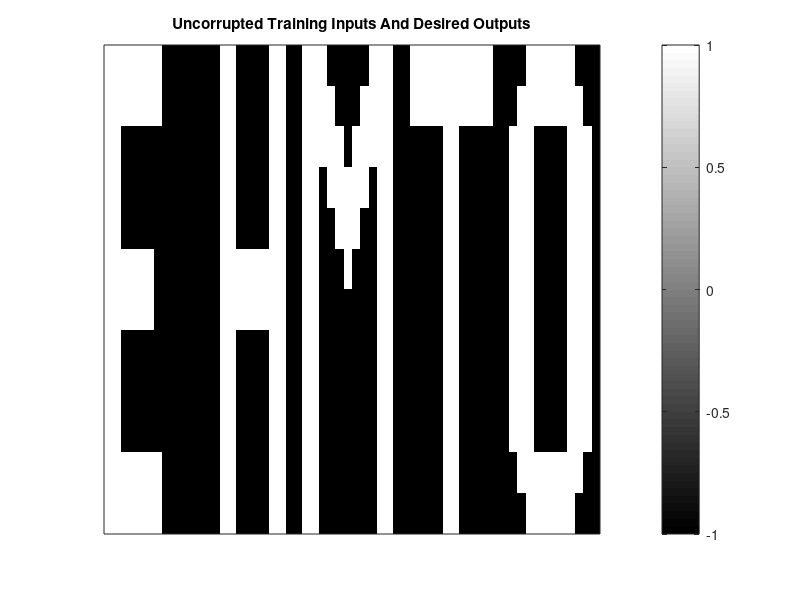
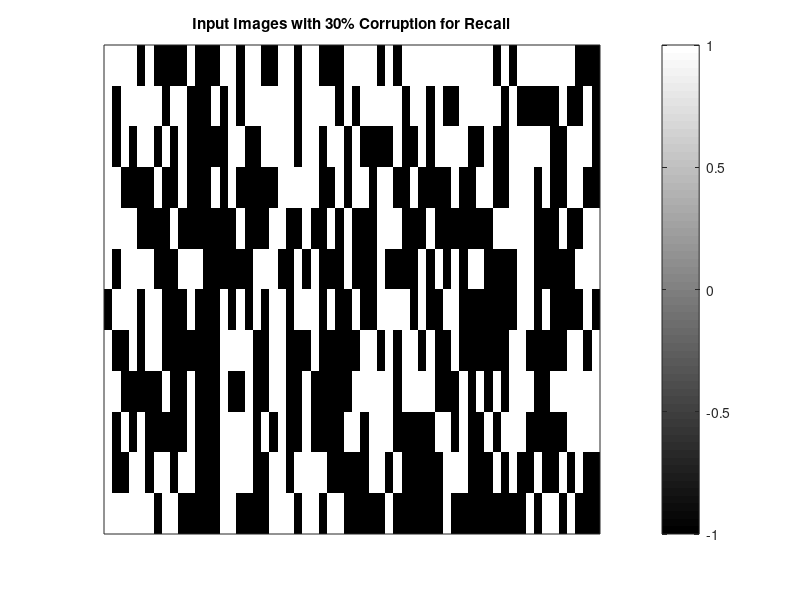
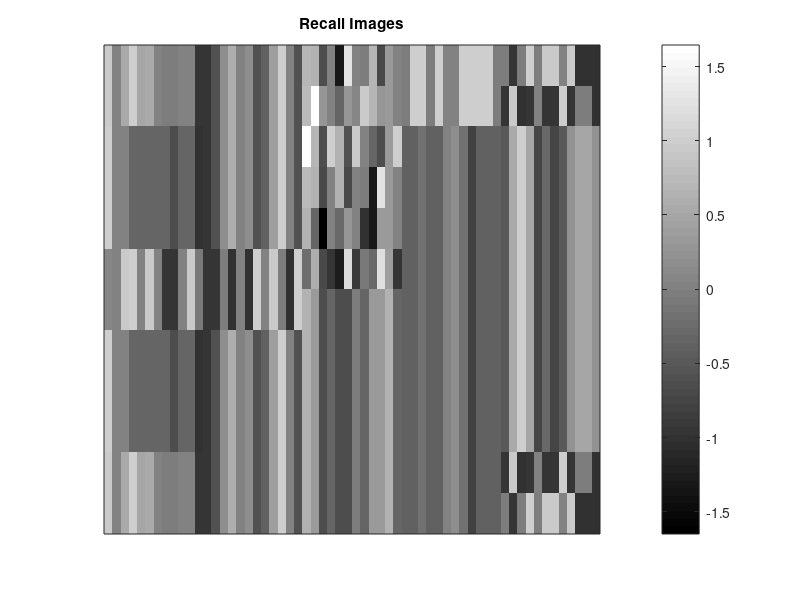
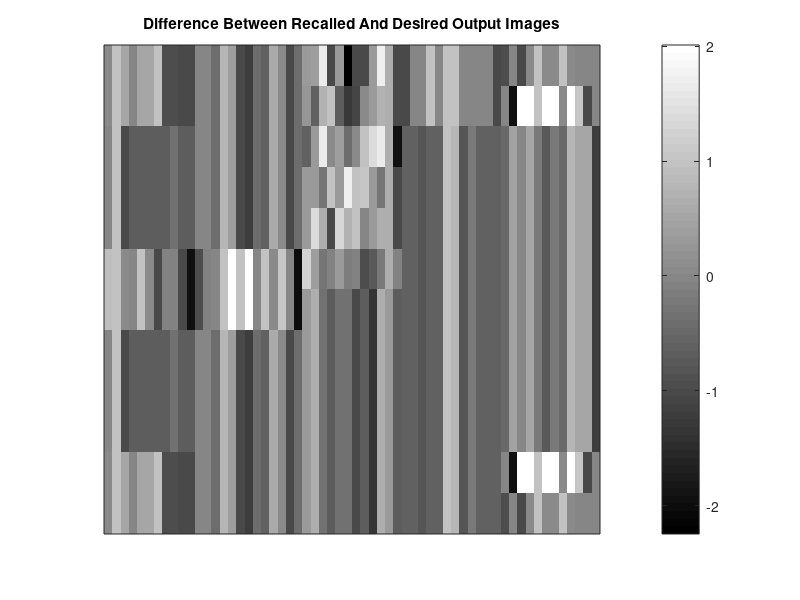

Reproduce these figures in MATLAB, in order.
function driver

E=[1 1 1 1 1 1 1 0 0 0 0 0;
   1 1 1 1 1 1 1 0 0 0 0 0;
   1 1 0 0 0 0 0 0 0 0 0 0;
   1 1 0 0 0 0 0 0 0 0 0 0;
   1 1 0 0 0 0 0 0 0 0 0 0;
   1 1 1 1 1 1 0 0 0 0 0 0;
   1 1 1 1 1 1 0 0 0 0 0 0;
   1 1 0 0 0 0 0 0 0 0 0 0;
   1 1 0 0 0 0 0 0 0 0 0 0;
   1 1 0 0 0 0 0 0 0 0 0 0;
   1 1 1 1 1 1 1 0 0 0 0 0;
   1 1 1 1 1 1 1 0 0 0 0 0];

H=[0 0 1 1 0 0 0 0 1 1 0 0;
   0 0 1 1 0 0 0 0 1 1 0 0;
   0 0 1 1 0 0 0 0 1 1 0 0;
   0 0 1 1 0 0 0 0 1 1 0 0;
   0 0 1 1 0 0 0 0 1 1 0 0;
   0 0 1 1 1 1 1 1 1 1 0 0;
   0 0 1 1 1 1 1 1 1 1 0 0;
   0 0 1 1 0 0 0 0 1 1 0 0;
   0 0 1 1 0 0 0 0 1 1 0 0;
   0 0 1 1 0 0 0 0 1 1 0 0;
   0 0 1 1 0 0 0 0 1 1 0 0;
   0 0 1 1 0 0 0 0 1 1 0 0];
  
T=[0 1 1 1 1 1 1 1 1 1 1 0;
   0 1 1 1 1 1 1 1 1 1 1 0;
   0 0 0 0 0 1 1 0 0 0 0 0;
   0 0 0 0 0 1 1 0 0 0 0 0;
   0 0 0 0 0 1 1 0 0 0 0 0;
   0 0 0 0 0 1 1 0 0 0 0 0;
   0 0 0 0 0 1 1 0 0 0 0 0;
   0 0 0 0 0 1 1 0 0 0 0 0;
   0 0 0 0 0 1 1 0 0 0 0 0;
   0 0 0 0 0 1 1 0 0 0 0 0;
   0 0 0 0 0 1 1 0 0 0 0 0;
   0 0 0 0 0 1 1 0 0 0 0 0];

zero=[0 0 0 1 1 1 1 1 1 0 0 0;
      0 0 1 1 1 1 1 1 1 1 0 0;
      0 1 1 1 0 0 0 0 1 1 1 0;
      0 1 1 1 0 0 0 0 1 1 1 0;
      0 1 1 1 0 0 0 0 1 1 1 0;
      0 1 1 1 0 0 0 0 1 1 1 0;
      0 1 1 1 0 0 0 0 1 1 1 0;
      0 1 1 1 0 0 0 0 1 1 1 0;
      0 1 1 1 0 0 0 0 1 1 1 0;
      0 1 1 1 0 0 0 0 1 1 1 0;
      0 0 1 1 1 1 1 1 1 1 0 0;
      0 0 0 1 1 1 1 1 1 0 0 0];

M=[1 1 1 0 0 0 0 0 1 1 1 0;
   1 1 1 1 0 0 0 1 1 1 1 0;
   1 1 1 1 1 0 1 1 1 1 1 0;
   1 1 0 1 1 1 1 1 0 1 1 0;
   1 1 0 0 1 1 1 0 0 1 1 0;
   1 1 0 0 0 1 0 0 0 1 1 0;
   1 1 0 0 0 0 0 0 0 1 1 0;
   1 1 0 0 0 0 0 0 0 1 1 0;
   1 1 0 0 0 0 0 0 0 1 1 0;
   1 1 0 0 0 0 0 0 0 1 1 0;
   1 1 0 0 0 0 0 0 0 1 1 0;
   1 1 0 0 0 0 0 0 0 1 1 0];

EBP=ones(size(E));
HBP=ones(size(H));
TBP=ones(size(T));
zeroBP=ones(size(zero));
MBP=ones(size(M));
for i=1:12
   for j=1:12      
      if E(i,j)==0
         EBP(i,j)=-1;
      end
      if H(i,j)==0
         HBP(i,j)=-1;
      end
      if T(i,j)==0
         TBP(i,j)=-1;
      end
      if zero(i,j)==0
         zeroBP(i,j)=-1;
      end
      if M(i,j)==0
         MBP(i,j)=-1;
      end
   end
end

mu = 0.1;
n = 100000;
tol = 0.4;
p = 30;

memoryE = corrmm(EBP, EBP, mu, n, tol);

corrupt_E = corrupt(EBP, p);

recallE = memoryE * corrupt_E;

diffE = EBP - recallE;

thresholdE = threshold_image(recallE);

diff_err_E = avg_abs_diff(EBP, recallE);

pct_mismatch_E = compute_mismatch(thresholdE, EBP);

disp('Difference Error for E: ')
disp(diff_err_E)

disp('Percentage Mismatch for E: ')
disp(pct_mismatch_E)


memoryH = corrmm(HBP, HBP, mu, n, tol);

corrupt_H = corrupt(HBP, p);

recallH = memoryH * corrupt_H;

diffH = HBP - recallH;

thresholdH = threshold_image(recallH);

diff_err_H = avg_abs_diff(HBP, recallH);

pct_mismatch_H = compute_mismatch(thresholdH, HBP);

disp('Difference Error for H: ')
disp(diff_err_H)

disp('Percentage Mismatch for H: ')
disp(pct_mismatch_H)


memoryM = corrmm(MBP, MBP, mu, n, tol);

corrupt_M = corrupt(MBP, p);

recallM = memoryM * corrupt_M;

diffM = MBP - recallM;

thresholdM = threshold_image(recallM);

diff_err_M = avg_abs_diff(MBP, recallM);

pct_mismatch_M = compute_mismatch(thresholdM, MBP);

disp('Difference Error for M: ')
disp(diff_err_M)

disp('Percentage Mismatch for M: ')
disp(pct_mismatch_M)


memoryT = corrmm(TBP, TBP, mu, n, tol);

corrupt_T = corrupt(TBP, p);

recallT = memoryT * corrupt_T;

diffT = TBP - recallT;

thresholdT = threshold_image(recallT);

diff_err_T = avg_abs_diff(TBP, recallT);

pct_mismatch_T = compute_mismatch(thresholdT, TBP);

disp('Difference Error for T: ')
disp(diff_err_T)

disp('Percentage Mismatch for T: ')
disp(pct_mismatch_T)


memoryzero = corrmm(zeroBP, zeroBP, mu, n, tol);

corrupt_zero = corrupt(zeroBP, p);

recallzero = memoryzero * corrupt_zero;

diffzero = zeroBP - recallzero;

thresholdzero = threshold_image(recallzero);

diff_err_zero = avg_abs_diff(zeroBP, recallzero);

pct_mismatch_zero = compute_mismatch(thresholdzero, zeroBP);

disp('Difference Error for zero: ')
disp(diff_err_zero)

disp('Percentage Mismatch for zero: ')
disp(pct_mismatch_zero)

memory_final = memoryE + memoryH + memoryM + memoryT + memoryzero;
imshow(memory_final * corrupt_E)

input_total = [EBP, HBP, MBP, TBP, zeroBP];

test_total = [corrupt_E, corrupt_H, corrupt_M, corrupt_T, corrupt_zero];

recall_total = [recallE, recallH, recallM, recallT, recallzero];

diff_total = [diffE, diffH, diffM, diffT, diffzero];

threshold_total = [thresholdE, thresholdH, thresholdM, thresholdT, thresholdzero];


figure
imagesc(input_total, [min(min(input_total)), max(max(input_total))])
colormap(gray)
colorbar
set(gca,'xtick',[]), set(gca,'ytick',[])
title('Uncorrupted Training Inputs And Desired Outputs')
saveas(gcf,'total_input.jpg')

figure
imagesc(test_total, [min(min(test_total)), max(max(test_total))])
colormap(gray)
colorbar
set(gca,'xtick',[]), set(gca,'ytick',[])
title(['Input Images with ', num2str(p), '% Corruption for Recall'])
saveas(gcf,'total_test.jpg')

figure
imagesc(recall_total, [min(min(recall_total)), max(max(recall_total))])
colormap(gray)
colorbar
set(gca,'xtick',[]), set(gca,'ytick',[])
title('Recall Images')
saveas(gcf,'total_recall.jpg')

figure
imagesc(diff_total, [min(min(diff_total)), max(max(diff_total))])
colormap(gray)
colorbar
set(gca,'xtick',[]), set(gca,'ytick',[])
title('Difference Between Recalled And Desired Output Images')
saveas(gcf,'total_diff.jpg')

figure
imagesc(threshold_total, [min(min(threshold_total)), max(max(threshold_total))])
colormap(gray)
colorbar
set(gca,'xtick',[]), set(gca,'ytick',[])
title('Thresholded Recalled Images')
saveas(gcf,'total_threshold.jpg')

end


function M=corrmm(X,Y,mu,n,tol)
[nx,mx]=size(X);
[ny,my]=size(Y);
%initialize the memory matrix
M=zeros(ny,nx);
for k=1:n %n is the maximum number of outer loop iterations
    % randomize the ordering of the vector in both X & Y
    RN=randperm(mx);
    X=X(:,[RN]);
    Y=Y(:,[RN]);
    for i=1:mx
        M=M+mu*(Y(:,i)-M*X(:,i))*X(:,i)';
    end
    if norm(Y-M*X)<=tol
        disp('Gradient Search Terminated ===>>> ||Y-M*X||<=tol')
        disp('Number of Iterations = '), disp(k*i)
        break
    end
end
end


function Y = corrupt(X, p)
[num_row, num_col] = size(X);
num_total_pixels = num_row * num_col;

num_corrupt_pixels = ceil(p/100 * num_total_pixels);
x_indices = zeros(1, num_corrupt_pixels);
y_indices = zeros(1, num_corrupt_pixels);

Y = X;

for i = 1:num_corrupt_pixels
    rand_x = ceil(rand() * num_col);
    rand_y = ceil(rand() * num_row);
    
    while includes(x_indices, y_indices, rand_x, rand_y) == true
        rand_x = ceil(rand() * num_col);
        rand_y = ceil(rand() * num_row);
    end
    
    x_indices(i) = rand_x;
    y_indices(i) = rand_y;
        
    if Y(rand_y, rand_x) == 1
        Y(rand_y, rand_x) = -1;
    elseif Y(rand_y, rand_x) == -1
        Y(rand_y, rand_x) = 1;
    end
end

end


function bool = includes(X, Y, x, y)
bool = false;
for i = 1:length(X)
    if x == X(i) && y == Y(i)
        bool = true;
        break
    end
end
end


function thresholded = threshold_image(X)
[n,m] = size(X);
thresholded = zeros(size(X));
for i = 1:n
    for j = 1:m
        if X(i,j) > 0
            thresholded(i,j) = 1;
        elseif X(i,j) < 0
            thresholded(i,j) = -1;
        end
    end
end
end


function err = avg_abs_diff(X,Y)
[n,m] = size(X);
err = 0;
for i = 1:n
    for j = 1:m
        err = err + abs(X(i,j) - Y(i,j));
    end
end
err = err / (n*m);
end


function pct_mismatch = compute_mismatch(X,Y)
[n,m] = size(X);
num_mismatch = 0;
for i = 1:n
    for j = 1:m
        if X(i,j) ~= Y(i,j)
            num_mismatch = num_mismatch + 1;
        end
    end
end
pct_mismatch = num_mismatch / (n*m);
end


